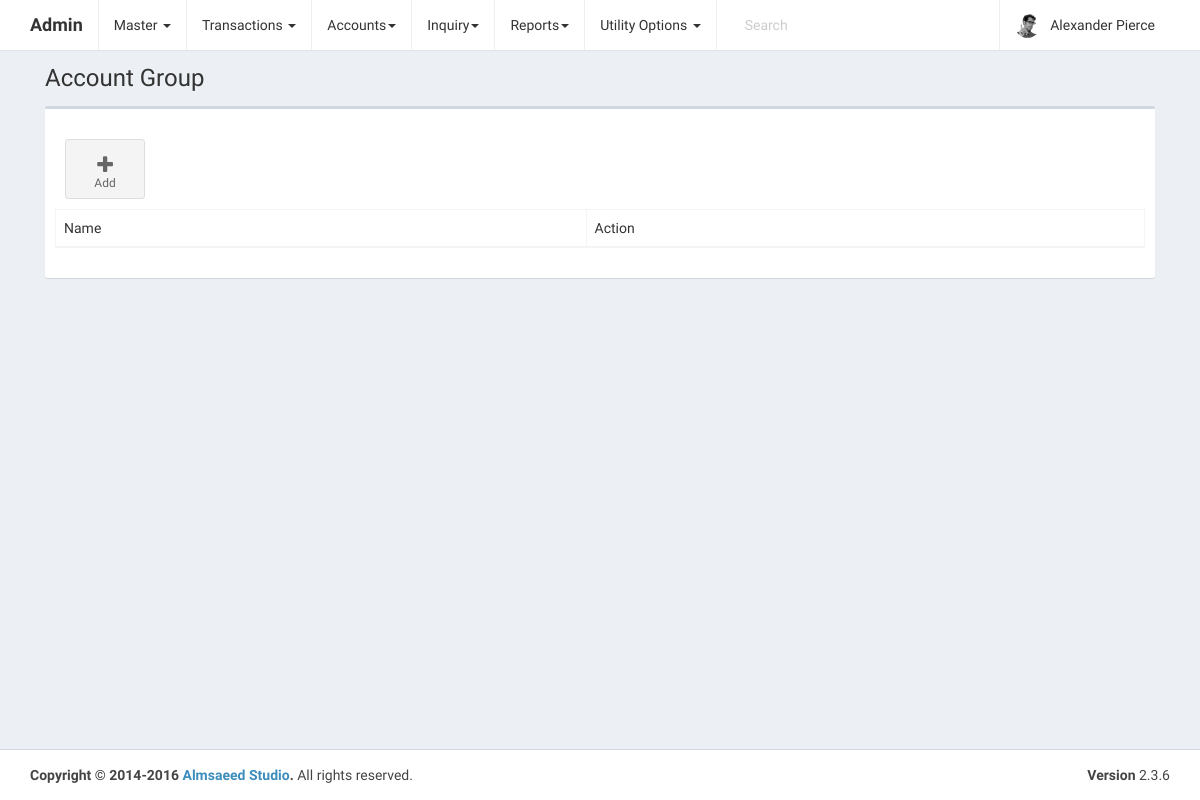
The app's page /home.php?controller=accountgroup&action=accountgroups, older data.
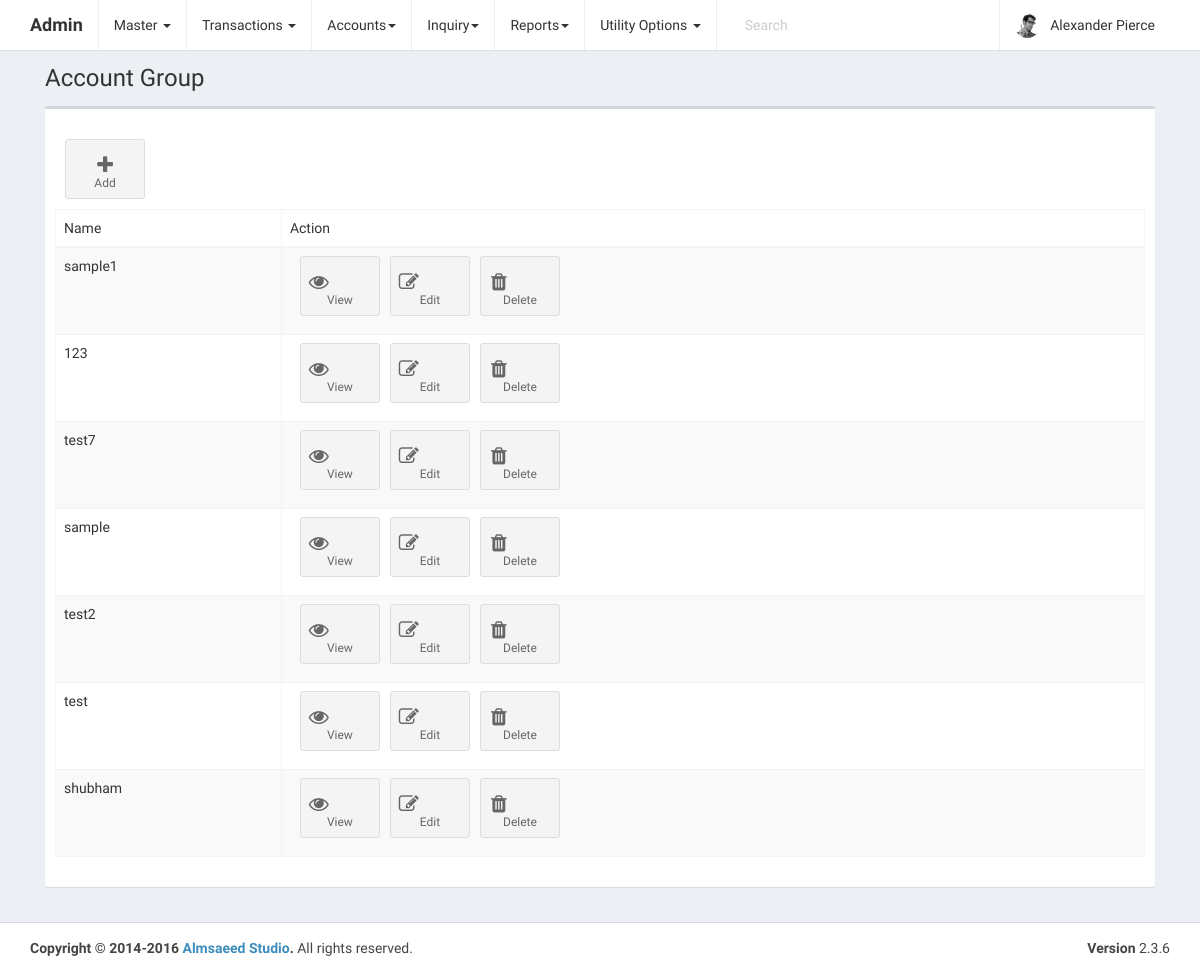
The same page, newer data.
### tables this page shows
CREATE TABLE `account_groups` (
  `id` int(11) NOT NULL,
  `parent_id` int(11) NOT NULL,
  `name` varchar(255) NOT NULL,
  `created_at` datetime NOT NULL DEFAULT CURRENT_TIMESTAMP,
  `updated_at` datetime NOT NULL DEFAULT CURRENT_TIMESTAMP
);

### controller/AccountgroupController.php (called while the page is built, shortened)
<?php
include_once 'model/AccountGroup.php';
class AccountgroupController {
    public $model;
    public function __construct() {
        $this->model = new Accountgroup;
    }
    public function view_accgroup() {
        $accgroup = $this->model->view_accgroups();
        include_once $_SERVER['DOCUMENT_ROOT'] . '/ambica_logistics/views/layout.php';
    }
}
?>

### model/AccountGroup.php (called while the page is built, shortened)
<?php
class Accountgroup {
    public $conn;
    public function __construct() {
        $this->conn = mysqli_connect("localhost", "root", "");
        mysqli_select_db($this->conn, "ambica_logistics");
    }
    public function view_accgroups(){
        $view=mysqli_query($this->conn,"SELECT * FROM account_groups ORDER BY id DESC");
        return $view;
    }
}

### views/accountgroups.php (the view, shortened to what this page needs)
<section class="content-header">
    <h1>
        Account Group
    </h1>
</section>
<section class="content">
    <div class="row">
        <div class="col-xs-12">
            <div class="box">
                <div class="box-header">
                </div>
                <div class="box-body">
                    <a href="?controller=accountgroup&action=add_accgroup" class="btn btn-app">
                        <i class="fa fa-plus"></i> Add
                    </a>
                    <div calss="table-responsive">
                        <table id="example2" class="table table-bordered table-striped">
                            <thead>
                                <tr>
                                    <td>Name</td>
                                    <td>Action</td>
                                </tr>
                            </thead>
                            <tbody>
                                <?php
                                while ($row = mysqli_fetch_assoc($accgroup)) {
                                    echo "<tr>";
                                    echo "<td>" . $row['name'] . "</td>";
                                    echo "<td><a href=\"?controller=accountgroup&action=edit_accgroup&id=" . $row['id'] . "\" class=\"btn btn-app\"><i class=\"fa fa-fw fa-eye\"></i>View</a>"
                                    . "<a href=\"?controller=accountgroup&action=edit_accgroup&id=" . $row['id'] . "\" class=\"btn btn-app\"><i class=\"fa fa-fw fa-pencil-square-o\"></i>Edit</a>"
                                    . "<a href=\"?controller=accountgroup&action=del_accgroup&id=" . $row['id'] . "\" onclick=\"return confirm('Want to delete?')\" class=\"btn btn-app\"><i class=\"fa fa-fw fa-trash\"></i>Delete</a></td>";
                                    echo "</tr>";
                                }
                                ?>
                            </tbody>
                        </table>
                    </div>
                </div>
            </div>
        </div>
    </div>
</section>

Row changes from the older to the newer data that the page shows:
added account_groups: name "sample1"
added account_groups: name "123"
added account_groups: name "test7"
added account_groups: name "sample"
added account_groups: name "test2"
added account_groups: name "test"
added account_groups: name "shubham"
